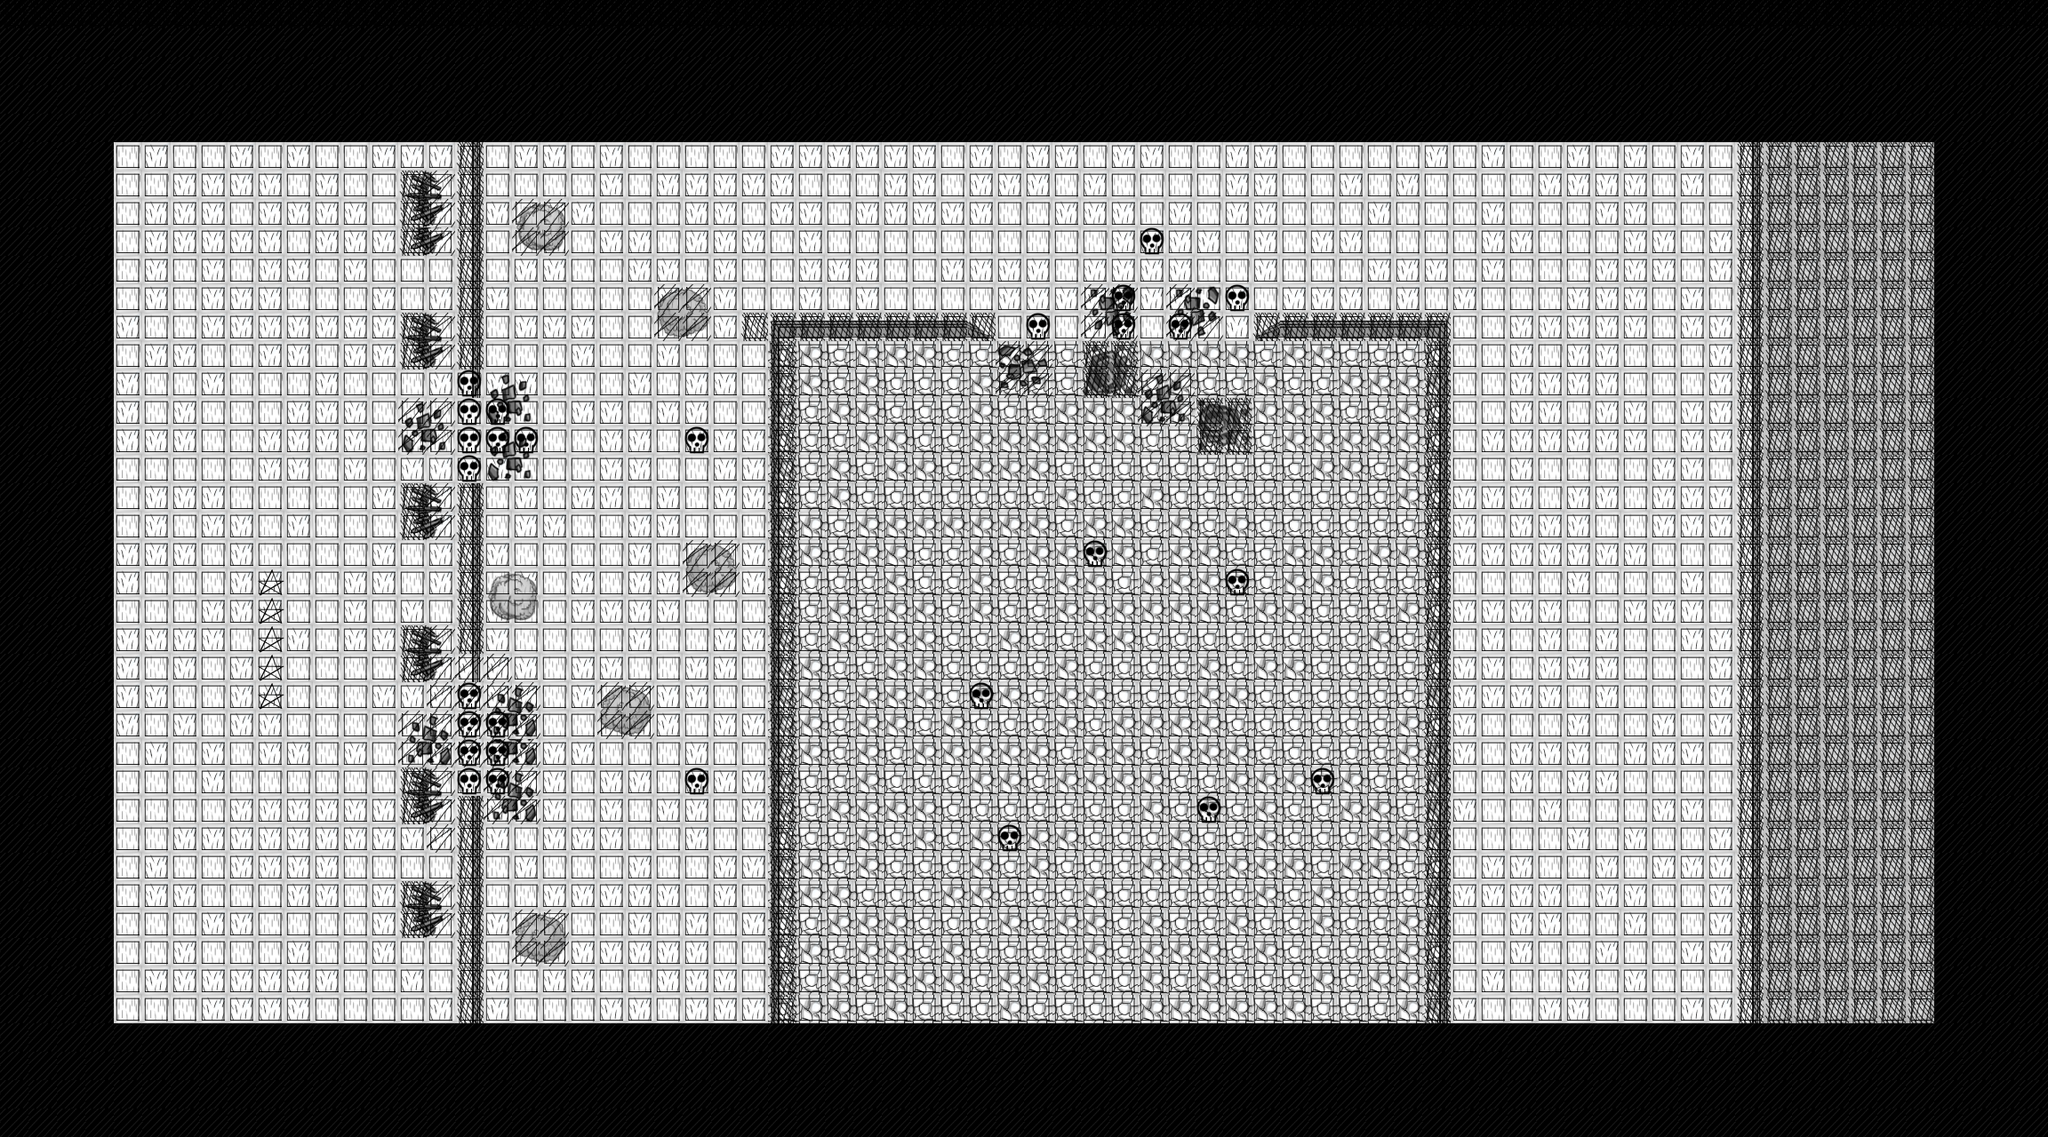

Tiled map render using the project's own tile images. Description and the map definition, with tile-layer contents summarised, below:
An orthogonal 72x40 tile map with 32x32 px tiles, 4 tile layers (Aesthetic Layer, Doodadlayer, Data Layer, Spawn Layer), 2 tilesets.

<map version="1.0" tiledversion="1.1.5" orientation="orthogonal" renderorder="right-down" width="72" height="40" tilewidth="32" tileheight="32" infinite="0" nextobjectid="1">
 <tileset firstgid="1" name="32X32" tilewidth="32" tileheight="32" tilecount="35" columns="5">
  <image source="../32X32.png" width="160" height="224" />
  <tile id="0">
   <properties>
    <property name="canMove" type="bool" value="true" />
    <property name="moveCost" type="int" value="1" />
    <property name="occupied" type="bool" value="false" />
   </properties>
  </tile>
  <tile id="1">
   <properties>
    <property name="canMove" type="bool" value="true" />
    <property name="moveCost" type="int" value="3" />
    <property name="occupied" type="bool" value="false" />
   </properties>
  </tile>
  <tile id="2">
   <properties>
    <property name="canMove" type="bool" value="false" />
    <property name="moveCost" type="int" value="0" />
    <property name="occupied" type="bool" value="false" />
   </properties>
  </tile>
  <tile id="4">
   <properties>
    <property name="EnemySpawn" type="bool" value="false" />
    <property name="VanguardSpawn" type="bool" value="true" />
   </properties>
  </tile>
  <tile id="34">
   <properties>
    <property name="EnemySpawn" type="bool" value="true" />
    <property name="VanguardSpawn" type="bool" value="false" />
   </properties>
  </tile>
 </tileset>
 <tileset firstgid="36" name="64X64" tilewidth="32" tileheight="32" tilecount="24" columns="4">
  <image source="../64X64.png" width="128" height="192" />
 </tileset>
 <layer name="Aesthetic Layer" width="72" height="40">
  <data>[2880 cells, 2880 non-empty, 6 distinct tile ids]</data>
 </layer>
 <layer name="Doodadlayer" width="72" height="40">
  <data>[2880 cells, 220 non-empty, 24 distinct tile ids]</data>
 </layer>
 <layer name="Data Layer" width="72" height="40">
  <data>[2880 cells, 2880 non-empty, 3 distinct tile ids]</data>
 </layer>
 <layer name="Spawn Layer" width="72" height="40">
  <data>[2880 cells, 857 non-empty, 3 distinct tile ids]</data>
 </layer>
</map>
